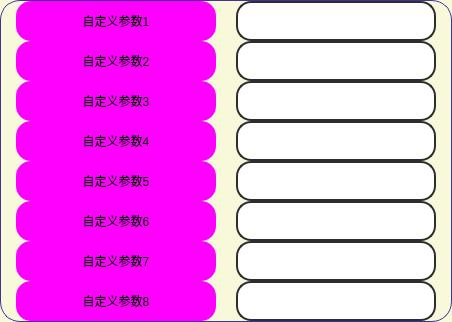
             <widget class="QFrame" name="frame_25">
              <property name="styleSheet">
               <string notr="true">QFrame {
	background-color: rgb(248, 248, 219);
	border: 1px solid rgb(65, 51, 156);
	border-radius: 20px;
}
QFrame:hover {
	border: 1px solid rgb(65, 51, 156);
}</string>
              </property>
              <property name="frameShape">
               <enum>QFrame::StyledPanel</enum>
              </property>
              <property name="frameShadow">
               <enum>QFrame::Raised</enum>
              </property>
              <layout class="QHBoxLayout" name="horizontalLayout_6">
               <property name="spacing">
                <number>15</number>
               </property>
               <property name="leftMargin">
                <number>15</number>
               </property>
               <property name="topMargin">
                <number>0</number>
               </property>
               <property name="rightMargin">
                <number>10</number>
               </property>
               <property name="bottomMargin">
                <number>0</number>
               </property>
               <item>
                <widget class="QFrame" name="upper_left_6">
                 <property name="sizePolicy">
                  <sizepolicy hsizetype="Minimum" vsizetype="Expanding">
                   <horstretch>0</horstretch>
                   <verstretch>0</verstretch>
                  </sizepolicy>
                 </property>
                 <property name="minimumSize">
                  <size>
                   <width>205</width>
                   <height>0</height>
                  </size>
                 </property>
                 <property name="maximumSize">
                  <size>
                   <width>205</width>
                   <height>1000</height>
                  </size>
                 </property>
                 <property name="styleSheet">
                  <string notr="true">border:none</string>
                 </property>
                 <property name="frameShape">
                  <enum>QFrame::StyledPanel</enum>
                 </property>
                 <property name="frameShadow">
                  <enum>QFrame::Raised</enum>
                 </property>
                 <layout class="QVBoxLayout" name="verticalLayout_53">
                  <property name="spacing">
                   <number>0</number>
                  </property>
                  <property name="leftMargin">
                   <number>0</number>
                  </property>
                  <property name="topMargin">
                   <number>0</number>
                  </property>
                  <property name="rightMargin">
                   <number>0</number>
                  </property>
                  <property name="bottomMargin">
                   <number>0</number>
                  </property>
                  <item>
                   <widget class="QLabel" name="label_Customized_parameters1">
                    <property name="minimumSize">
                     <size>
                      <width>200</width>
                      <height>40</height>
                     </size>
                    </property>
                    <property name="maximumSize">
                     <size>
                      <width>200</width>
                      <height>40</height>
                     </size>
                    </property>
                    <property name="styleSheet">
                     <string notr="true">QLabel {
	font: 700 18pt &quot;等线&quot;;
	background-color: rgb(255, 0, 255);
	border-radius: 15px;
}

QLabel:hover{
	border: 3px solid rgb(0, 255, 0);
}
QLabel:disabled{
	color: rgb(0, 0, 0);
	border-color: rgb(166, 166, 166);
    background-color: rgb(186, 186, 186);
}</string>
                    </property>
                    <property name="text">
                     <string>自定义参数1</string>
                    </property>
                    <property name="alignment">
                     <set>Qt::AlignCenter</set>
                    </property>
                    <property name="buddy">
                     <cstring>symbol</cstring>
                    </property>
                   </widget>
                  </item>
                  <item>
                   <widget class="QLabel" name="label_Customized_parameters2">
                    <property name="minimumSize">
                     <size>
                      <width>200</width>
                      <height>40</height>
                     </size>
                    </property>
                    <property name="maximumSize">
                     <size>
                      <width>200</width>
                      <height>40</height>
                     </size>
                    </property>
                    <property name="styleSheet">
                     <string notr="true">QLabel {
	font: 700 18pt &quot;等线&quot;;
	background-color: rgb(255, 0, 255);
	border-radius: 15px;
}

QLabel:hover{
	border: 3px solid rgb(0, 255, 0);
}
QLabel:disabled{
	color: rgb(0, 0, 0);
	border-color: rgb(166, 166, 166);
    background-color: rgb(186, 186, 186);
}</string>
                    </property>
                    <property name="text">
                     <string>自定义参数2</string>
                    </property>
                    <property name="alignment">
                     <set>Qt::AlignCenter</set>
                    </property>
                    <property name="buddy">
                     <cstring>symbol_period</cstring>
                    </property>
                   </widget>
                  </item>
                  <item>
                   <widget class="QLabel" name="label_Customized_parameters3">
                    <property name="minimumSize">
                     <size>
                      <width>200</width>
                      <height>40</height>
                     </size>
                    </property>
                    <property name="maximumSize">
                     <size>
                      <width>200</width>
                      <height>40</height>
                     </size>
                    </property>
                    <property name="styleSheet">
                     <string notr="true">QLabel {
	font: 700 18pt &quot;等线&quot;;
	background-color: rgb(255, 0, 255);
	border-radius: 15px;
}

QLabel:hover{
	border: 3px solid rgb(0, 255, 0);
}
QLabel:disabled{
	color: rgb(0, 0, 0);
	border-color: rgb(166, 166, 166);
    background-color: rgb(186, 186, 186);
}</string>
                    </property>
                    <property name="text">
                     <string>自定义参数3</string>
                    </property>
                    <property name="alignment">
                     <set>Qt::AlignCenter</set>
                    </property>
                    <property name="buddy">
                     <cstring>initial_capital</cstring>
                    </property>
                   </widget>
                  </item>
                  <item>
                   <widget class="QLabel" name="label_Customized_parameters4">
                    <property name="minimumSize">
                     <size>
                      <width>200</width>
                      <height>40</height>
                     </size>
                    </property>
                    <property name="maximumSize">
                     <size>
                      <width>200</width>
                      <height>40</height>
                     </size>
                    </property>
                    <property name="styleSheet">
                     <string notr="true">QLabel {
	font: 700 18pt &quot;等线&quot;;
	background-color: rgb(255, 0, 255);
	border-radius: 15px;
}

QLabel:hover{
	border: 3px solid rgb(0, 255, 0);
}
QLabel:disabled{
	color: rgb(0, 0, 0);
	border-color: rgb(166, 166, 166);
    background-color: rgb(186, 186, 186);
}</string>
                    </property>
                    <property name="text">
                     <string>自定义参数4</string>
                    </property>
                    <property name="alignment">
                     <set>Qt::AlignCenter</set>
                    </property>
                    <property name="buddy">
                     <cstring>orientation</cstring>
                    </property>
                   </widget>
                  </item>
                  <item>
                   <widget class="QLabel" name="label_Customized_parameters5">
                    <property name="minimumSize">
                     <size>
                      <width>200</width>
                      <height>40</height>
                     </size>
                    </property>
                    <property name="maximumSize">
                     <size>
                      <width>200</width>
                      <height>40</height>
                     </size>
                    </property>
                    <property name="styleSheet">
                     <string notr="true">QLabel {
	font: 700 18pt &quot;等线&quot;;
	background-color: rgb(255, 0, 255);
	border-radius: 15px;
}

QLabel:hover{
	border: 3px solid rgb(0, 255, 0);
}
QLabel:disabled{
	color: rgb(0, 0, 0);
	border-color: rgb(166, 166, 166);
    background-color: rgb(186, 186, 186);
}</string>
                    </property>
                    <property name="text">
                     <string>自定义参数5</string>
                    </property>
                    <property name="alignment">
                     <set>Qt::AlignCenter</set>
                    </property>
                    <property name="buddy">
                     <cstring>contract_multiples</cstring>
                    </property>
                   </widget>
                  </item>
                  <item>
                   <widget class="QLabel" name="label_Customized_parameters6">
                    <property name="minimumSize">
                     <size>
                      <width>200</width>
                      <height>40</height>
                     </size>
                    </property>
                    <property name="maximumSize">
                     <size>
                      <width>200</width>
                      <height>40</height>
                     </size>
                    </property>
                    <property name="styleSheet">
                     <string notr="true">QLabel {
	font: 700 18pt &quot;等线&quot;;
	background-color: rgb(255, 0, 255);
	border-radius: 15px;
}

QLabel:hover{
	border: 3px solid rgb(0, 255, 0);
}
QLabel:disabled{
	color: rgb(0, 0, 0);
	border-color: rgb(166, 166, 166);
    background-color: rgb(186, 186, 186);
}</string>
                    </property>
                    <property name="text">
                     <string>自定义参数6</string>
                    </property>
                    <property name="alignment">
                     <set>Qt::AlignCenter</set>
                    </property>
                    <property name="buddy">
                     <cstring>margin_rate</cstring>
                    </property>
                   </widget>
                  </item>
                  <item>
                   <widget class="QLabel" name="label_Customized_parameters7">
                    <property name="minimumSize">
                     <size>
                      <width>200</width>
                      <height>40</height>
                     </size>
                    </property>
                    <property name="maximumSize">
                     <size>
                      <width>200</width>
                      <height>40</height>
                     </size>
                    </property>
                    <property name="styleSheet">
                     <string notr="true">QLabel {
	font: 700 18pt &quot;等线&quot;;
	background-color: rgb(255, 0, 255);
	border-radius: 15px;
}

QLabel:hover{
	border: 3px solid rgb(0, 255, 0);
}
QLabel:disabled{
	color: rgb(0, 0, 0);
	border-color: rgb(166, 166, 166);
    background-color: rgb(186, 186, 186);
}</string>
                    </property>
                    <property name="text">
                     <string>自定义参数7</string>
                    </property>
                    <property name="alignment">
                     <set>Qt::AlignCenter</set>
                    </property>
                    <property name="buddy">
                     <cstring>stop_loss</cstring>
                    </property>
                   </widget>
                  </item>
                  <item>
                   <widget class="QLabel" name="label_Customized_parameters">
                    <property name="minimumSize">
                     <size>
                      <width>200</width>
                      <height>40</height>
                     </size>
                    </property>
                    <property name="maximumSize">
                     <size>
                      <width>200</width>
                      <height>40</height>
                     </size>
                    </property>
                    <property name="styleSheet">
                     <string notr="true">QLabel {
	font: 700 18pt &quot;等线&quot;;
	background-color: rgb(255, 0, 255);
	border-radius: 15px;
}

QLabel:hover{
	border: 3px solid rgb(0, 255, 0);
}
QLabel:disabled{
	color: rgb(0, 0, 0);
	border-color: rgb(166, 166, 166);
    background-color: rgb(186, 186, 186);
}</string>
                    </property>
                    <property name="text">
                     <string>自定义参数8</string>
                    </property>
                    <property name="alignment">
                     <set>Qt::AlignCenter</set>
                    </property>
                    <property name="buddy">
                     <cstring>stop_profit</cstring>
                    </property>
                   </widget>
                  </item>
                 </layout>
                </widget>
               </item>
               <item>
                <widget class="QFrame" name="upper_right_6">
                 <property name="sizePolicy">
                  <sizepolicy hsizetype="Minimum" vsizetype="Expanding">
                   <horstretch>0</horstretch>
                   <verstretch>0</verstretch>
                  </sizepolicy>
                 </property>
                 <property name="minimumSize">
                  <size>
                   <width>205</width>
                   <height>0</height>
                  </size>
                 </property>
                 <property name="maximumSize">
                  <size>
                   <width>205</width>
                   <height>1000</height>
                  </size>
                 </property>
                 <property name="styleSheet">
                  <string notr="true">border:none</string>
                 </property>
                 <property name="frameShape">
                  <enum>QFrame::StyledPanel</enum>
                 </property>
                 <property name="frameShadow">
                  <enum>QFrame::Raised</enum>
                 </property>
                 <layout class="QVBoxLayout" name="verticalLayout_42">
                  <property name="spacing">
                   <number>0</number>
                  </property>
                  <property name="leftMargin">
                   <number>0</number>
                  </property>
                  <property name="topMargin">
                   <number>0</number>
                  </property>
                  <property name="rightMargin">
                   <number>0</number>
                  </property>
                  <property name="bottomMargin">
                   <number>0</number>
                  </property>
                  <item>
                   <widget class="QLineEdit" name="Customized_parameters1">
                    <property name="minimumSize">
                     <size>
                      <width>200</width>
                      <height>40</height>
                     </size>
                    </property>
                    <property name="maximumSize">
                     <size>
                      <width>200</width>
                      <height>40</height>
                     </size>
                    </property>
                    <property name="styleSheet">
                     <string notr="true">QLineEdit {
	border: 2px solid rgb(45, 45, 45);
	border-radius: 15px;
	padding: 5px;
	background-color: rgb(255, 255, 255);	
	color: rgb(0, 0, 0);
	font: 700 18pt &quot;等线&quot;;
}
QLineEdit:hover {
	border: 3px solid rgb(255, 85, 0);
}
QLineEdit:focus {
	border: 3px solid rgb(255, 85, 0);
	color: rgb(255, 0, 0);
}
QLineEdit:disabled{
	color: rgb(0, 0, 0);
	border-color: rgb(166, 166, 166);
    background-color: rgb(186, 186, 186);
}</string>
                    </property>
                   </widget>
                  </item>
                  <item>
                   <widget class="QLineEdit" name="Customized_parameters2">
                    <property name="minimumSize">
                     <size>
                      <width>200</width>
                      <height>40</height>
                     </size>
                    </property>
                    <property name="maximumSize">
                     <size>
                      <width>200</width>
                      <height>40</height>
                     </size>
                    </property>
                    <property name="styleSheet">
                     <string notr="true">QLineEdit {
	border: 2px solid rgb(45, 45, 45);
	border-radius: 15px;
	padding: 5px;
	background-color: rgb(255, 255, 255);	
	color: rgb(0, 0, 0);
	font: 700 18pt &quot;等线&quot;;
}
QLineEdit:hover {
	border: 3px solid rgb(255, 85, 0);
}
QLineEdit:focus {
	border: 3px solid rgb(255, 85, 0);
	color: rgb(255, 0, 0);
}
QLineEdit:disabled{
	color: rgb(0, 0, 0);
	border-color: rgb(166, 166, 166);
    background-color: rgb(186, 186, 186);
}</string>
                    </property>
                   </widget>
                  </item>
                  <item>
                   <widget class="QLineEdit" name="Customized_parameters3">
                    <property name="minimumSize">
                     <size>
                      <width>200</width>
                      <height>40</height>
                     </size>
                    </property>
                    <property name="maximumSize">
                     <size>
                      <width>200</width>
                      <height>40</height>
                     </size>
                    </property>
                    <property name="styleSheet">
                     <string notr="true">QLineEdit {
	border: 2px solid rgb(45, 45, 45);
	border-radius: 15px;
	padding: 5px;
	background-color: rgb(255, 255, 255);	
	color: rgb(0, 0, 0);
	font: 700 18pt &quot;等线&quot;;
}
QLineEdit:hover {
	border: 3px solid rgb(255, 85, 0);
}
QLineEdit:focus {
	border: 3px solid rgb(255, 85, 0);
	color: rgb(255, 0, 0);
}
QLineEdit:disabled{
	color: rgb(0, 0, 0);
	border-color: rgb(166, 166, 166);
    background-color: rgb(186, 186, 186);
}</string>
                    </property>
                   </widget>
                  </item>
                  <item>
                   <widget class="QLineEdit" name="Customized_parameters4">
                    <property name="minimumSize">
                     <size>
                      <width>200</width>
                      <height>40</height>
                     </size>
                    </property>
                    <property name="maximumSize">
                     <size>
                      <width>200</width>
                      <height>40</height>
                     </size>
                    </property>
                    <property name="styleSheet">
                     <string notr="true">QLineEdit {
	border: 2px solid rgb(45, 45, 45);
	border-radius: 15px;
	padding: 5px;
	background-color: rgb(255, 255, 255);	
	color: rgb(0, 0, 0);
	font: 700 18pt &quot;等线&quot;;
}
QLineEdit:hover {
	border: 3px solid rgb(255, 85, 0);
}
QLineEdit:focus {
	border: 3px solid rgb(255, 85, 0);
	color: rgb(255, 0, 0);
}
QLineEdit:disabled{
	color: rgb(0, 0, 0);
	border-color: rgb(166, 166, 166);
    background-color: rgb(186, 186, 186);
}</string>
                    </property>
                   </widget>
                  </item>
                  <item>
                   <widget class="QLineEdit" name="Customized_parameters5">
                    <property name="minimumSize">
                     <size>
                      <width>200</width>
                      <height>40</height>
                     </size>
                    </property>
                    <property name="maximumSize">
                     <size>
                      <width>200</width>
                      <height>40</height>
                     </size>
                    </property>
                    <property name="styleSheet">
                     <string notr="true">QLineEdit {
	border: 2px solid rgb(45, 45, 45);
	border-radius: 15px;
	padding: 5px;
	background-color: rgb(255, 255, 255);	
	color: rgb(0, 0, 0);
	font: 700 18pt &quot;等线&quot;;
}
QLineEdit:hover {
	border: 3px solid rgb(255, 85, 0);
}
QLineEdit:focus {
	border: 3px solid rgb(255, 85, 0);
	color: rgb(255, 0, 0);
}
QLineEdit:disabled{
	color: rgb(0, 0, 0);
	border-color: rgb(166, 166, 166);
    background-color: rgb(186, 186, 186);
}</string>
                    </property>
                    <property name="text">
                     <string/>
                    </property>
                   </widget>
                  </item>
                  <item>
                   <widget class="QLineEdit" name="Customized_parameters6">
                    <property name="minimumSize">
                     <size>
                      <width>200</width>
                      <height>40</height>
                     </size>
                    </property>
                    <property name="maximumSize">
                     <size>
                      <width>200</width>
                      <height>40</height>
                     </size>
                    </property>
                    <property name="styleSheet">
                     <string notr="true">QLineEdit {
	border: 2px solid rgb(45, 45, 45);
	border-radius: 15px;
	padding: 5px;
	background-color: rgb(255, 255, 255);	
	color: rgb(0, 0, 0);
	font: 700 18pt &quot;等线&quot;;
}
QLineEdit:hover {
	border: 3px solid rgb(255, 85, 0);
}
QLineEdit:focus {
	border: 3px solid rgb(255, 85, 0);
	color: rgb(255, 0, 0);
}
QLineEdit:disabled{
	color: rgb(0, 0, 0);
	border-color: rgb(166, 166, 166);
    background-color: rgb(186, 186, 186);
}</string>
                    </property>
                    <property name="text">
                     <string/>
                    </property>
                   </widget>
                  </item>
                  <item>
                   <widget class="QLineEdit" name="Customized_parameters7">
                    <property name="minimumSize">
                     <size>
                      <width>200</width>
                      <height>40</height>
                     </size>
                    </property>
                    <property name="maximumSize">
                     <size>
                      <width>200</width>
                      <height>40</height>
                     </size>
                    </property>
                    <property name="styleSheet">
                     <string notr="true">QLineEdit {
	border: 2px solid rgb(45, 45, 45);
	border-radius: 15px;
	padding: 5px;
	background-color: rgb(255, 255, 255);	
	color: rgb(0, 0, 0);
	font: 700 18pt &quot;等线&quot;;
}
QLineEdit:hover {
	border: 3px solid rgb(255, 85, 0);
}
QLineEdit:focus {
	border: 3px solid rgb(255, 85, 0);
	color: rgb(255, 0, 0);
}
QLineEdit:disabled{
	color: rgb(0, 0, 0);
	border-color: rgb(166, 166, 166);
    background-color: rgb(186, 186, 186);
}</string>
                    </property>
                   </widget>
                  </item>
                  <item>
                   <widget class="QLineEdit" name="Customized_parameters8">
                    <property name="minimumSize">
                     <size>
                      <width>200</width>
                      <height>40</height>
                     </size>
                    </property>
                    <property name="maximumSize">
                     <size>
                      <width>200</width>
                      <height>40</height>
                     </size>
                    </property>
                    <property name="styleSheet">
                     <string notr="true">QLineEdit {
	border: 2px solid rgb(45, 45, 45);
	border-radius: 15px;
	padding: 5px;
	background-color: rgb(255, 255, 255);	
	color: rgb(0, 0, 0);
	font: 700 18pt &quot;等线&quot;;
}
QLineEdit:hover {
	border: 3px solid rgb(255, 85, 0);
}
QLineEdit:focus {
	border: 3px solid rgb(255, 85, 0);
	color: rgb(255, 0, 0);
}
QLineEdit:disabled{
	color: rgb(0, 0, 0);
	border-color: rgb(166, 166, 166);
    background-color: rgb(186, 186, 186);
}</string>
                    </property>
                   </widget>
                  </item>
                 </layout>
                </widget>
               </item>
              </layout>
             </widget>
